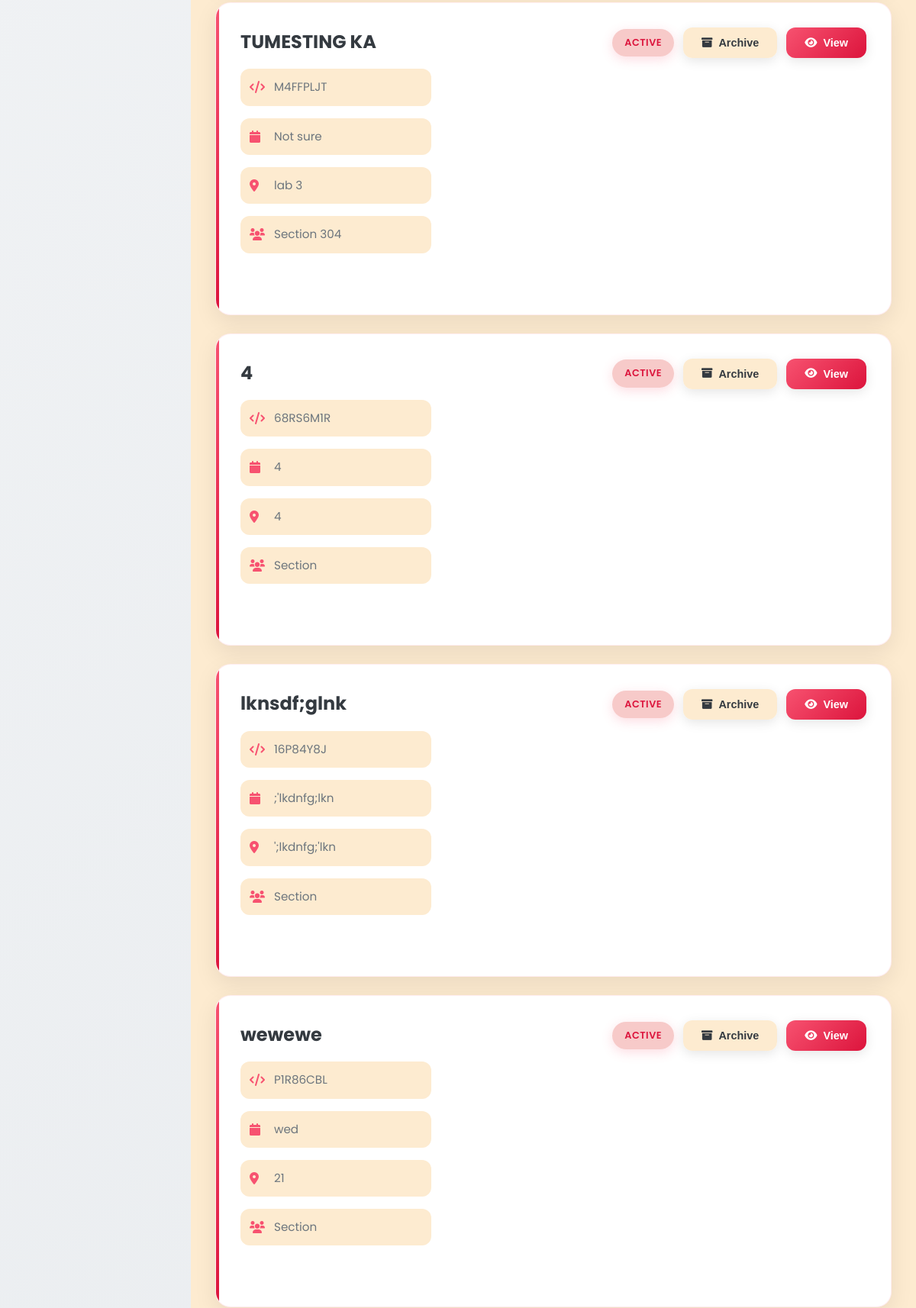
Page /Professor/archive.php (signed in, middle part) on the earlier database version.
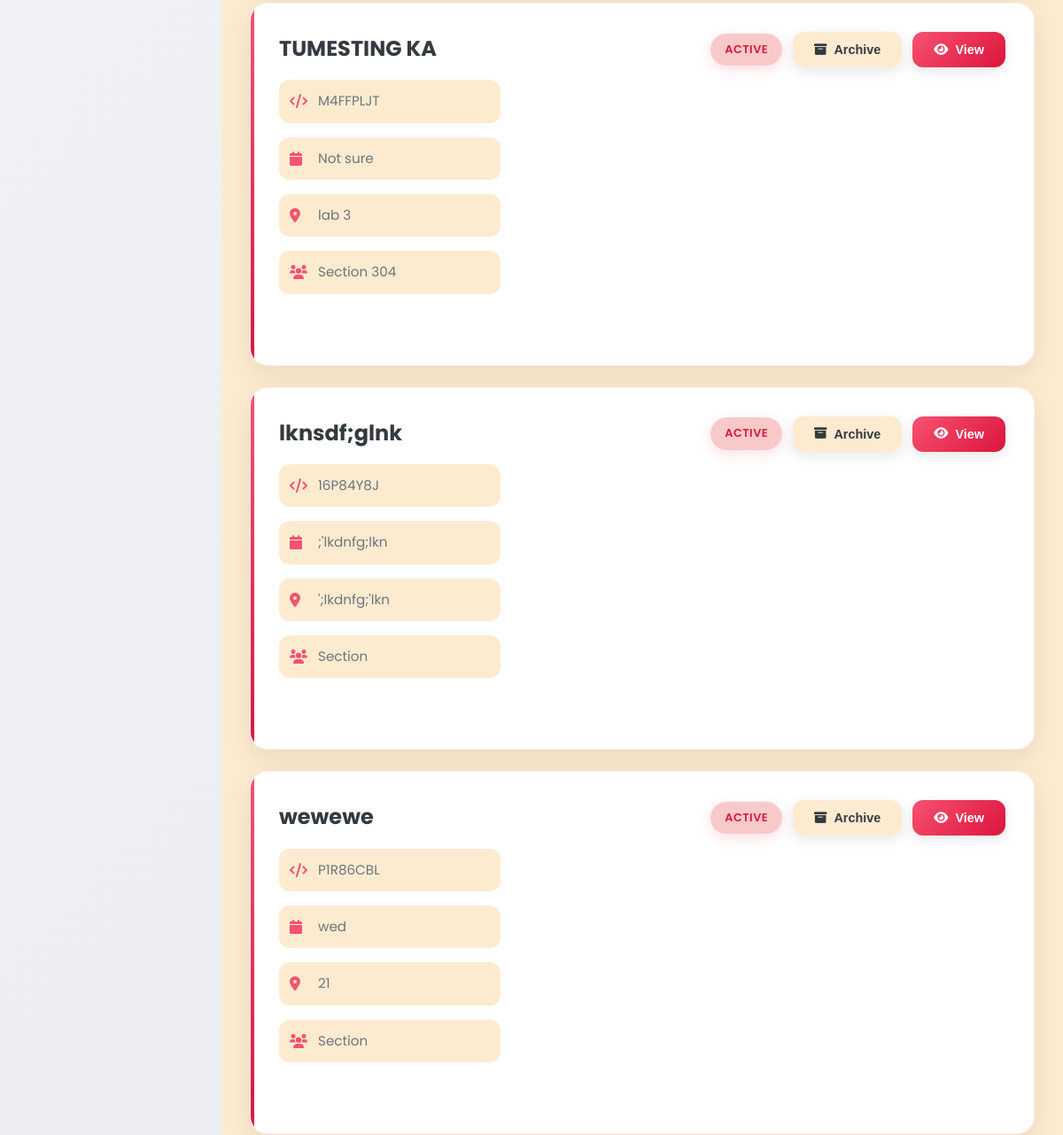
Same page on the later database version.
### tables this page shows
CREATE TABLE `classes` (
  `class_id` varchar(20) NOT NULL,
  `class_name` varchar(100) NOT NULL,
  `class_code` varchar(20) NOT NULL,
  `subject_id` varchar(20) DEFAULT NULL,
  `professor_id` varchar(20) DEFAULT NULL,
  `schedule` varchar(100) DEFAULT NULL,
  `room` varchar(50) DEFAULT NULL,
  `created_at` datetime NOT NULL,
  `updated_at` datetime NOT NULL,
  `section` varchar(10) DEFAULT NULL,
  `semester_id` int(11) DEFAULT NULL,
  `status` enum('active','archived') DEFAULT 'active',
  `school_year_semester_id` int(11) DEFAULT NULL
);

CREATE TABLE `subjects` (
  `subject_id` varchar(20) NOT NULL,
  `subject_name` varchar(100) NOT NULL,
  `subject_code` varchar(20) NOT NULL,
  `description` text DEFAULT NULL,
  `credits` int(11) NOT NULL,
  `duration_id` int(11) DEFAULT NULL,
  `created_at` datetime NOT NULL,
  `updated_at` datetime NOT NULL,
  `semester_id` int(11) DEFAULT NULL
);

### Professor/archive.php (the view, shortened to what this page needs)
<?php
require_once '../php/db.php';
$professor_id = $_SESSION['user_id'];
$query = "SELECT s.*, c.class_id, c.class_code, c.schedule, c.room, c.section, c.status,
           COALESCE(sy.year_label, sy2.year_label) AS school_year,
           COALESCE(sem.semester_name, sem2.semester_name) AS semester,
           COALESCE(sys.status, sem2.status, 'Active') AS term_status
          FROM subjects s
          JOIN classes c ON s.subject_id = c.subject_id
          LEFT JOIN school_year_semester sys ON c.school_year_semester_id = sys.id
          LEFT JOIN school_years sy ON sys.school_year_id = sy.id
          LEFT JOIN semesters sem ON sys.semester_id = sem.id
       LEFT JOIN semesters sem2 ON c.semester_id = sem2.id
       LEFT JOIN school_years sy2 ON c.school_year_id = sy2.id
          WHERE c.professor_id = ?
          ORDER BY COALESCE(sy.year_label, sy2.year_label) DESC, COALESCE(sem.semester_name, sem2.semester_name) DESC, s.subject_name";
$stmt = $pdo->prepare($query);
$stmt->execute([$professor_id]);
$classes = $stmt->fetchAll();
?>
<!DOCTYPE html>
<html lang="en">
<head>
    <link rel="stylesheet" href="../css/styles_fixed.css">
    <link rel="stylesheet" href="https://cdnjs.cloudflare.com/ajax/libs/font-awesome/6.0.0/css/all.min.css">
</head>
<body>
    <main class="main-content">
        <div class="archive-container">
            <div id="active-tab" class="tab-content active">
                <?php
                $active_classes = array_filter($classes, function($class) {
                    return $class['status'] === 'active';
                });
                if (!empty($active_classes)):
                    foreach ($active_classes as $class):
                ?>
                    <div class="class-card">
                        <div class="class-header">
                            <div class="class-info">
                                <h3><?php echo htmlspecialchars($class['subject_name']); ?></h3>
                                <div class="class-details">
                                    <div class="detail-item">
                                        <i class="fas fa-code"></i>
                                        <?php echo htmlspecialchars($class['class_code']); ?>
                                    </div>
                                    <div class="detail-item">
                                        <i class="fas fa-calendar"></i>
                                        <?php echo htmlspecialchars($class['schedule']); ?>
                                    </div>
                                    <div class="detail-item">
                                        <i class="fas fa-map-marker-alt"></i>
                                        <?php echo htmlspecialchars($class['room']); ?>
                                    </div>
                                    <div class="detail-item">
                                        <i class="fas fa-users"></i>
                                        Section <?php echo htmlspecialchars($class['section']); ?>
                                    </div>
                                </div>
                            </div>
                            <div class="action-buttons">
                                <span class="status-badge status-active">Active</span>
                                <form method="POST" style="display: inline;">
                                    <button type="submit" class="btn btn-archive" onclick="return confirm('Are you sure you want to archive this class?')">
                                        <i class="fas fa-archive"></i> Archive
                                    </button>
                                </form>
                                <button type="button" class="btn btn-view" onclick="toggleAttendanceModal('<?php echo $class['class_id']; ?>')">
                                    <i class="fas fa-eye"></i> View
                                </button>
                            </div>
                        </div>
                    </div>
                <?php
                    endforeach;
                endif; ?>
            </div>
        </div>
    </main>
</body>
</html>

Differences in the rows shown:
removed classes: subject.subject_name "4", class_code "68RS6M1R", schedule "4", room "4"
